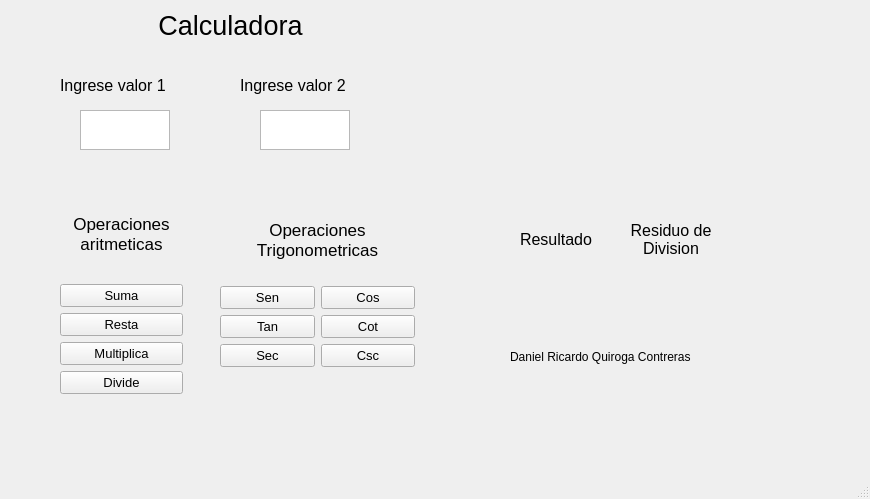
<?xml version="1.0" encoding="UTF-8"?>
<ui version="4.0">
 <class>MainWindow</class>
 <widget class="QMainWindow" name="MainWindow">
  <property name="geometry">
   <rect>
    <x>0</x>
    <y>0</y>
    <width>870</width>
    <height>499</height>
   </rect>
  </property>
  <property name="font">
   <font>
    <pointsize>10</pointsize>
   </font>
  </property>
  <property name="windowTitle">
   <string>Calculadora</string>
  </property>
  <widget class="QWidget" name="centralwidget">
   <widget class="QLabel" name="label">
    <property name="geometry">
     <rect>
      <x>110</x>
      <y>0</y>
      <width>241</width>
      <height>51</height>
     </rect>
    </property>
    <property name="font">
     <font>
      <pointsize>20</pointsize>
     </font>
    </property>
    <property name="text">
     <string>Calculadora</string>
    </property>
    <property name="alignment">
     <set>Qt::AlignCenter</set>
    </property>
   </widget>
   <widget class="QLabel" name="label_4">
    <property name="geometry">
     <rect>
      <x>60</x>
      <y>70</y>
      <width>141</width>
      <height>31</height>
     </rect>
    </property>
    <property name="font">
     <font>
      <pointsize>12</pointsize>
     </font>
    </property>
    <property name="text">
     <string>Ingrese valor 1</string>
    </property>
   </widget>
   <widget class="QLabel" name="label_5">
    <property name="geometry">
     <rect>
      <x>240</x>
      <y>70</y>
      <width>141</width>
      <height>31</height>
     </rect>
    </property>
    <property name="font">
     <font>
      <pointsize>12</pointsize>
     </font>
    </property>
    <property name="text">
     <string>Ingrese valor 2</string>
    </property>
   </widget>
   <widget class="QTextEdit" name="textEdit">
    <property name="geometry">
     <rect>
      <x>80</x>
      <y>110</y>
      <width>90</width>
      <height>40</height>
     </rect>
    </property>
    <property name="font">
     <font>
      <pointsize>12</pointsize>
     </font>
    </property>
   </widget>
   <widget class="QTextEdit" name="textEdit_2">
    <property name="geometry">
     <rect>
      <x>260</x>
      <y>110</y>
      <width>90</width>
      <height>40</height>
     </rect>
    </property>
    <property name="font">
     <font>
      <pointsize>12</pointsize>
     </font>
    </property>
   </widget>
   <widget class="QLabel" name="label_6">
    <property name="geometry">
     <rect>
      <x>510</x>
      <y>350</y>
      <width>271</width>
      <height>131</height>
     </rect>
    </property>
    <property name="font">
     <font>
      <pointsize>9</pointsize>
     </font>
    </property>
    <property name="text">
     <string>Daniel Ricardo Quiroga Contreras</string>
    </property>
    <property name="alignment">
     <set>Qt::AlignLeading|Qt::AlignLeft|Qt::AlignTop</set>
    </property>
   </widget>
   <widget class="QLabel" name="label_11">
    <property name="geometry">
     <rect>
      <x>470</x>
      <y>80</y>
      <width>311</width>
      <height>61</height>
     </rect>
    </property>
    <property name="styleSheet">
     <string notr="true">border-image: url(:/cct/logo ECCI.jpg);</string>
    </property>
    <property name="text">
     <string/>
    </property>
   </widget>
   <widget class="QWidget" name="">
    <property name="geometry">
     <rect>
      <x>220</x>
      <y>200</y>
      <width>195</width>
      <height>167</height>
     </rect>
    </property>
    <layout class="QGridLayout" name="gridLayout">
     <item row="0" column="0" colspan="2">
      <widget class="QLabel" name="label_3">
       <property name="font">
        <font>
         <pointsize>13</pointsize>
        </font>
       </property>
       <property name="text">
        <string>Operaciones
Trigonometricas</string>
       </property>
       <property name="alignment">
        <set>Qt::AlignCenter</set>
       </property>
      </widget>
     </item>
     <item row="1" column="0">
      <widget class="QPushButton" name="pushButton_5">
       <property name="font">
        <font>
         <pointsize>10</pointsize>
        </font>
       </property>
       <property name="text">
        <string>Sen</string>
       </property>
      </widget>
     </item>
     <item row="1" column="1">
      <widget class="QPushButton" name="pushButton_6">
       <property name="font">
        <font>
         <pointsize>10</pointsize>
        </font>
       </property>
       <property name="text">
        <string>Cos</string>
       </property>
      </widget>
     </item>
     <item row="2" column="0">
      <widget class="QPushButton" name="pushButton_7">
       <property name="font">
        <font>
         <pointsize>10</pointsize>
        </font>
       </property>
       <property name="text">
        <string>Tan</string>
       </property>
      </widget>
     </item>
     <item row="2" column="1">
      <widget class="QPushButton" name="pushButton_8">
       <property name="font">
        <font>
         <pointsize>10</pointsize>
        </font>
       </property>
       <property name="text">
        <string>Cot</string>
       </property>
      </widget>
     </item>
     <item row="3" column="0">
      <widget class="QPushButton" name="pushButton_9">
       <property name="font">
        <font>
         <pointsize>10</pointsize>
        </font>
       </property>
       <property name="text">
        <string>Sec</string>
       </property>
      </widget>
     </item>
     <item row="3" column="1">
      <widget class="QPushButton" name="pushButton_10">
       <property name="font">
        <font>
         <pointsize>10</pointsize>
        </font>
       </property>
       <property name="text">
        <string>Csc</string>
       </property>
      </widget>
     </item>
    </layout>
   </widget>
   <widget class="QWidget" name="">
    <property name="geometry">
     <rect>
      <x>60</x>
      <y>190</y>
      <width>123</width>
      <height>204</height>
     </rect>
    </property>
    <layout class="QGridLayout" name="gridLayout_2">
     <item row="0" column="0">
      <widget class="QLabel" name="label_2">
       <property name="font">
        <font>
         <pointsize>13</pointsize>
        </font>
       </property>
       <property name="text">
        <string>Operaciones
aritmeticas</string>
       </property>
       <property name="alignment">
        <set>Qt::AlignCenter</set>
       </property>
      </widget>
     </item>
     <item row="1" column="0">
      <widget class="QPushButton" name="pushButton">
       <property name="font">
        <font>
         <pointsize>10</pointsize>
        </font>
       </property>
       <property name="text">
        <string>Suma</string>
       </property>
      </widget>
     </item>
     <item row="2" column="0">
      <widget class="QPushButton" name="pushButton_2">
       <property name="font">
        <font>
         <pointsize>10</pointsize>
        </font>
       </property>
       <property name="text">
        <string>Resta</string>
       </property>
      </widget>
     </item>
     <item row="3" column="0">
      <widget class="QPushButton" name="pushButton_3">
       <property name="font">
        <font>
         <pointsize>10</pointsize>
        </font>
       </property>
       <property name="text">
        <string>Multiplica</string>
       </property>
      </widget>
     </item>
     <item row="4" column="0">
      <widget class="QPushButton" name="pushButton_4">
       <property name="font">
        <font>
         <pointsize>10</pointsize>
        </font>
       </property>
       <property name="text">
        <string>Divide</string>
       </property>
      </widget>
     </item>
    </layout>
   </widget>
   <widget class="QWidget" name="">
    <property name="geometry">
     <rect>
      <x>520</x>
      <y>220</y>
      <width>199</width>
      <height>83</height>
     </rect>
    </property>
    <layout class="QGridLayout" name="gridLayout_5">
     <item row="0" column="0">
      <layout class="QGridLayout" name="gridLayout_3">
       <item row="0" column="0">
        <widget class="QLabel" name="label_7">
         <property name="font">
          <font>
           <pointsize>12</pointsize>
          </font>
         </property>
         <property name="text">
          <string>Resultado</string>
         </property>
        </widget>
       </item>
       <item row="1" column="0">
        <widget class="QLabel" name="label_9">
         <property name="font">
          <font>
           <pointsize>12</pointsize>
          </font>
         </property>
         <property name="text">
          <string/>
         </property>
        </widget>
       </item>
      </layout>
     </item>
     <item row="0" column="1">
      <layout class="QGridLayout" name="gridLayout_4">
       <item row="0" column="0">
        <widget class="QLabel" name="label_8">
         <property name="font">
          <font>
           <pointsize>12</pointsize>
          </font>
         </property>
         <property name="text">
          <string>Residuo de
Division</string>
         </property>
         <property name="alignment">
          <set>Qt::AlignCenter</set>
         </property>
        </widget>
       </item>
       <item row="1" column="0">
        <widget class="QLabel" name="label_10">
         <property name="font">
          <font>
           <pointsize>12</pointsize>
          </font>
         </property>
         <property name="text">
          <string/>
         </property>
        </widget>
       </item>
      </layout>
     </item>
    </layout>
   </widget>
  </widget>
  <widget class="QMenuBar" name="menubar">
   <property name="geometry">
    <rect>
     <x>0</x>
     <y>0</y>
     <width>870</width>
     <height>29</height>
    </rect>
   </property>
  </widget>
  <widget class="QStatusBar" name="statusbar"/>
 </widget>
 <resources>
  <include location="logo.qrc"/>
 </resources>
 <connections/>
</ui>
